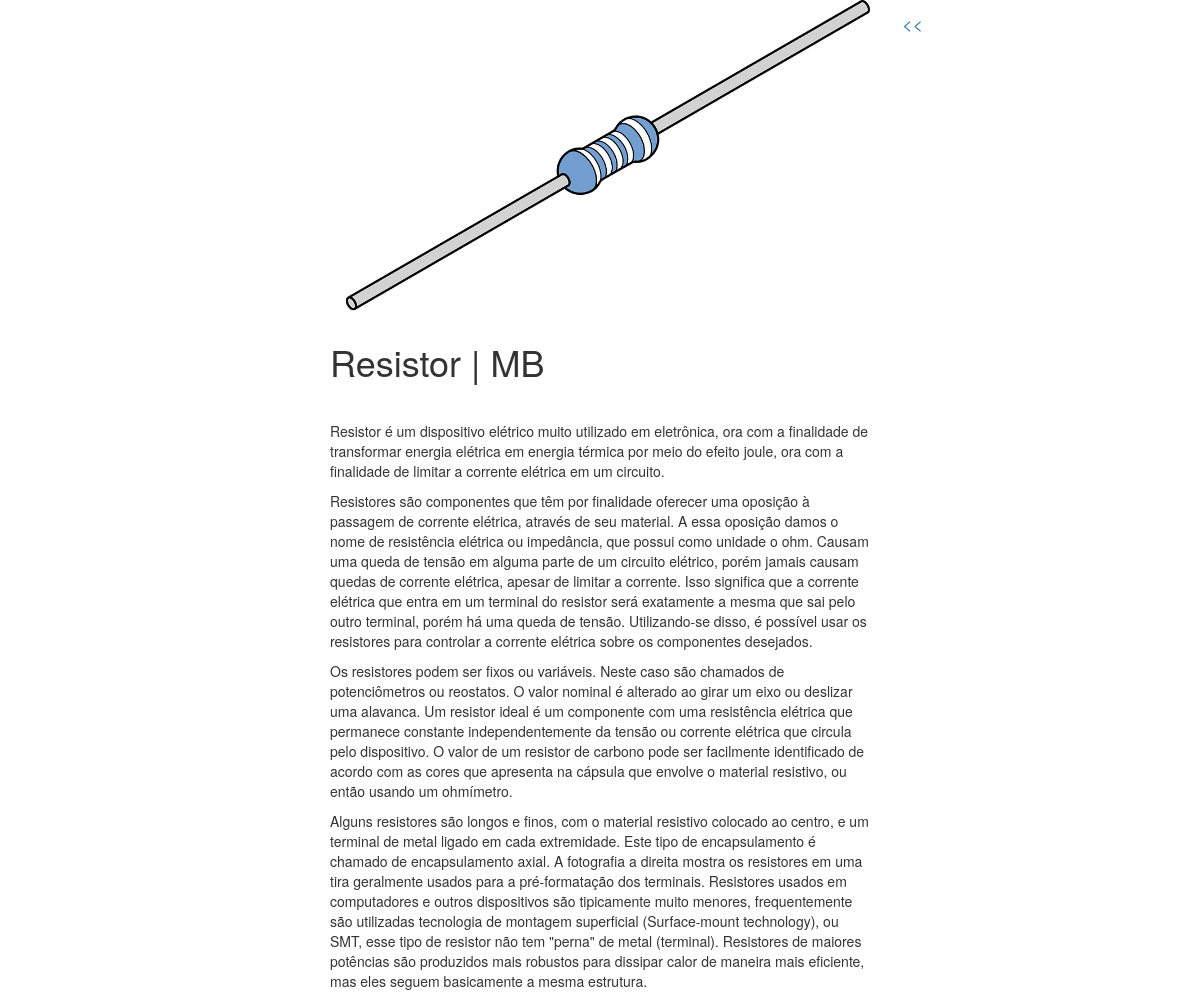
The app's page /5/ with its own data.
### catalogo/models.py (models this page shows, shortened)
class Post(models.Model):
    imagem = models.ImageField(null=True, blank=True, width_field="width_field", height_field="height_field")
    height_field = models.IntegerField(default=0)
    width_field = models.IntegerField(default=0)
    titulo = models.CharField(max_length=120)
    conteudo = models.TextField()
    atualizado = models.DateTimeField(auto_now=True, auto_now_add=False)
    timestamp = models.DateTimeField(auto_now=False, auto_now_add=True)

### catalogo/views.py (the view)
# urls.py: url(r'^(?P<id>\d+)/', "catalogo.views.detalhe_do_post", name="detalhe"),
def detalhe_do_post(request, id=None):
    post = get_object_or_404(Post, id=id)
    context = {
        "post": post,
    }
    return render(request,"detalhe.html", context)

### catalogo/templates/detalhe.html (shortened to what this page needs)
{%extends "base.html" %}
{% block content %}
<a href="/" class="btn btn-dark btn-lg"><<</a>
<div class='col-sm-6 col-sm-offset-3'>
    {% if post.imagem %}
    <img src='{{ post.imagem.url }}' class='img-responsive' />
    {% endif %}<h1>{{post.titulo}}</h1></br>
<p>{{post.conteudo|linebreaks}}</p>
</div>
{% endblock content %}

### records on screen
Post: imagem (picture), titulo "Resistor | MB", conteudo "Resistor é um dispositivo elétrico muito utilizado em eletrônica, ora com a finalidade de transformar energia elétrica em energia térmica por meio do efeito joule, ora com a finalidade de limitar a corrente elétrica em um circuito. Resistores são componentes que têm por finalidade oferecer uma oposição à passagem de corrente elétrica, através de seu material. A essa oposição damos o nome de resistência elétrica ou impedância, que possui como unidade o ohm. Causam uma queda de tensão em alguma parte de um circuito elétrico, porém jamais causam quedas de corrente elétrica, apesar de limitar a corrente. Isso significa que a corrente elétrica que entra em um terminal do resistor será exatamente…"
